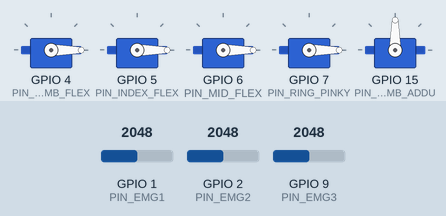
This sketch was run on a simulated ESP32-S3. On the bench: 5 × servo. Inputs (shaded band) come from the test bench; at power-on: GPIO 1 (PIN_EMG1) = 2048, GPIO 2 (PIN_EMG2) = 2048, GPIO 9 (PIN_EMG3) = 2048 (analog values on the 0–4095 scale). WiFi joins after 1.5 s; servers stay silent unless stated; what the sketch prints to the serial monitor is not drawn.

Above: at 5.7 s.
5.8 s: GPIO 1 (PIN_EMG1) set to 2866
At 6.6 s:
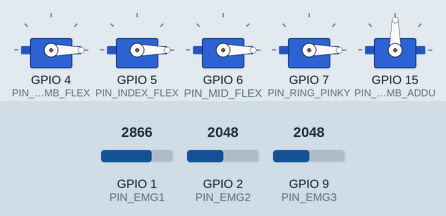
7.8 s: GPIO 2 (PIN_EMG2) set to 2866
At 9.1 s:
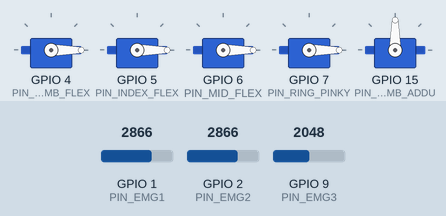
9.4 s: GPIO 9 (PIN_EMG3) set to 2866
At 10.5 s:
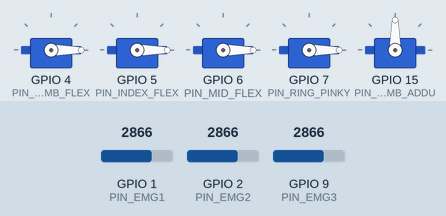
Timing chart, 0 to 12.0 s (numbered marks = the images above; inputs shaded):
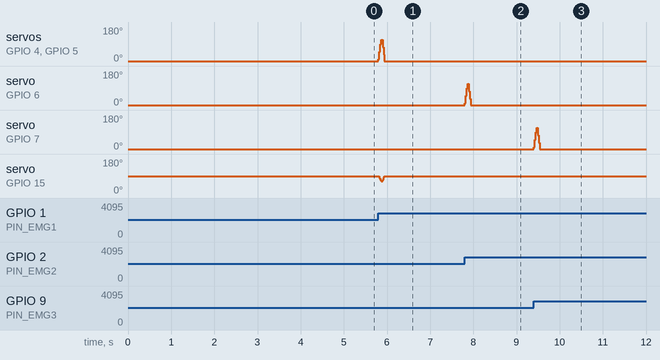

The sketch:

Servo_Test.ino
```cpp
#include <WiFi.h>
#include <WebSocketsClient.h>
#include <ArduinoJson.h>
#include <ESP32Servo.h>

const char* WIFI_SSID = "marketing-informatica";
const char* WIFI_PASS = "Informark2026@";
const char* WS_HOST   = "192.168.0.17";
const int   WS_PORT   = 3000;
const char* WS_PATH   = "/_ws";

// ── ADC ────────────────────────────────────────────────────────────────────
#define ADC_MID        2048

// ── Filtro paso-banda (HPF 20 Hz → rectificación → LPF envolvente 5 Hz)
// dt = 4 ms, fc_high = 20 Hz → alpha_h = RC/(RC+dt), RC = 1/(2π·20) = 0.007958
#define HPF_ALPHA      0.6655f
// fc_env = 5 Hz → alpha_e = dt/(RC+dt), RC = 1/(2π·5) = 0.03183
#define ENV_ALPHA      0.112f

// ── Calibración MVC ──────────────────────────────────────────────────────
#define MVC_CAL_MS     5000
#define MVC_FALLBACK   150.0f

// ── Control proporcional ─────────────────────────────────────────────────
#define DEAD_ZONE_PCT  0.15f      // zona muerta = 15% del umbral
#define SLEW_MAX       8          // max cambio de ángulo por ciclo (4 ms) → ≤ 2000°/s

// ── Temporización ────────────────────────────────────────────────────────
#define SEND_MS        4          // 250 Hz osciloscópio
#define SERVO_SEND_MS  20         // 50 Hz servo_update al browser
#define MIN_PULSE_MS   50
#define MAX_PULSE_MS   600
#define DOUBLE_WIN_MS  500

// ── Pines EMG (3 canales) ────────────────────────────────────────────────
#define PIN_EMG1   1   // CH1 → pulgar + índice
#define PIN_EMG2   2   // CH2 → dedo medio
#define PIN_EMG3   9   // CH3 → anular + meñique

struct Channel {
  uint8_t       pin;
  float         hpf_x;      // HPF: entrada anterior
  float         hpf_y;      // HPF: salida anterior
  float         env;         // envolvente post-rectificación
  int           angle;       // ángulo actual del servo (con slew rate)
  bool          active;
  unsigned long pulseStart;
  unsigned long lastFall;
  bool          waitDouble;
};

Channel ch[3] = {
  { PIN_EMG1, 0, 0, 0, 0, false, 0, 0, false },
  { PIN_EMG2, 0, 0, 0, 0, false, 0, 0, false },
  { PIN_EMG3, 0, 0, 0, 0, false, 0, 0, false },
};

float chThreshold[3] = { MVC_FALLBACK, MVC_FALLBACK, MVC_FALLBACK };
float mvcMax[3]      = { 0, 0, 0 };

bool          calibrating = true;
unsigned long calStart    = 0;

// ── Servos ────────────────────────────────────────────────────────────────
#define PIN_THUMB_FLEX  4
#define PIN_INDEX_FLEX  5
#define PIN_MID_FLEX    6
#define PIN_RING_PINKY  7
#define PIN_THUMB_ADDU  15

Servo sThumbFlex, sIndexFlex, sMidFlex, sRingPinky, sThumbAddu;

struct Pose {
  int thumbFlex  = 0;
  int indexFlex  = 0;
  int midFlex    = 0;
  int ringPinky  = 0;
  int thumbAddu  = 90;
} pose;

// ── WebSocket ──────────────────────────────────────────────────────────────
WebSocketsClient ws;
bool wsConnected = false;

#define MANUAL_LOCK_MS 3000
unsigned long manualUntil = 0;

// ── Declaraciones anticipadas ──────────────────────────────────────────────
void applyPose();
void setGesture(const char* code);
void processChannel(int i, unsigned long now);
void onPulse(int i, int count);
void notifyGesture(const char* code, int chNum, int pulses);
void onWsEvent(WStype_t type, uint8_t* payload, size_t length);

// ─────────────────────────────────────────────────────────────────────────
void setup() {
  Serial.begin(115200);
  analogReadResolution(12);

  sThumbFlex.attach(PIN_THUMB_FLEX,  500, 2400);
  sIndexFlex.attach(PIN_INDEX_FLEX,  500, 2400);
  sMidFlex.attach(PIN_MID_FLEX,      500, 2400);
  sRingPinky.attach(PIN_RING_PINKY,  500, 2400);
  sThumbAddu.attach(PIN_THUMB_ADDU,  500, 2400);
  applyPose();

  calStart = millis();
  Serial.println("[CAL] Calibración MVC — aprieta los músculos al máximo durante 5 s...");

  WiFi.begin(WIFI_SSID, WIFI_PASS);
  Serial.print("Conectando WiFi");
  uint8_t tries = 0;
  while (WiFi.status() != WL_CONNECTED && tries++ < 20) {
    delay(500); Serial.print('.');
  }
  if (WiFi.status() == WL_CONNECTED) {
    Serial.printf("\nWiFi OK: %s\n", WiFi.localIP().toString().c_str());
    ws.begin(WS_HOST, WS_PORT, WS_PATH);
    ws.onEvent(onWsEvent);
    ws.setReconnectInterval(3000);
  } else {
    Serial.println("\nWiFi falló — modo standalone");
  }
}

void loop() {
  ws.loop();
  unsigned long now = millis();

  // ── 1. Lectura + filtro paso-banda por canal ──────────────────────────
  for (int i = 0; i < 3; i++) {
    int raw = analogRead(ch[i].pin);
    float x = (float)(raw - ADC_MID);

    // HPF 20 Hz: elimina DC y drift lento
    float hpf = HPF_ALPHA * (ch[i].hpf_y + x - ch[i].hpf_x);
    ch[i].hpf_x = x;
    ch[i].hpf_y = hpf;

    // Rectificación onda completa + LPF 5 Hz para envolvente
    float rect = fabsf(hpf);
    ch[i].env += ENV_ALPHA * (rect - ch[i].env);
  }

  // ── 2. Calibración MVC (5 segundos al arrancar) ───────────────────────
  if (calibrating) {
    unsigned long elapsed = now - calStart;
    if (elapsed < MVC_CAL_MS) {
      for (int i = 0; i < 3; i++) {
        if (ch[i].env > mvcMax[i]) mvcMax[i] = ch[i].env;
      }
      static unsigned long lastCalNotify = 0;
      if (wsConnected && now - lastCalNotify >= 500) {
        lastCalNotify = now;
        int secsLeft = (int)((MVC_CAL_MS - elapsed) / 1000) + 1;
        char buf[128];
        snprintf(buf, sizeof(buf),
          "{\"type\":\"cal_status\",\"secsLeft\":%d,\"mvc\":[%.1f,%.1f,%.1f]}",
          secsLeft, mvcMax[0], mvcMax[1], mvcMax[2]);
        ws.sendTXT(buf);
      }
    } else {
      calibrating = false;
      for (int i = 0; i < 3; i++) {
        if (mvcMax[i] < 30.0f) mvcMax[i] = MVC_FALLBACK;
        chThreshold[i] = mvcMax[i] * 0.40f;
      }
      Serial.printf("[CAL] Completa! MVC=[%.1f,%.1f,%.1f] THR=[%.1f,%.1f,%.1f]\n",
        mvcMax[0], mvcMax[1], mvcMax[2],
        chThreshold[0], chThreshold[1], chThreshold[2]);
      if (wsConnected) {
        char buf[192];
        snprintf(buf, sizeof(buf),
          "{\"type\":\"cal_complete\",\"mvc\":[%.1f,%.1f,%.1f],\"thr\":[%.1f,%.1f,%.1f]}",
          mvcMax[0], mvcMax[1], mvcMax[2],
          chThreshold[0], chThreshold[1], chThreshold[2]);
        ws.sendTXT(buf);
      }
    }
  }

  // ── 3. Control proporcional: dead zone + slew rate ────────────────────
  if (millis() >= manualUntil) {
    for (int i = 0; i < 3; i++) {
      float env      = ch[i].env;
      float thr      = chThreshold[i];
      float deadZone = thr * DEAD_ZONE_PCT;

      int target;
      if (env <= deadZone) {
        target = 0;
      } else {
        float ratio = (env - deadZone) / (thr - deadZone);
        if (ratio > 1.0f) ratio = 1.0f;
        target = (int)(ratio * 170.0f);
      }

      int delta = target - ch[i].angle;
      if (delta >  SLEW_MAX) delta =  SLEW_MAX;
      if (delta < -SLEW_MAX) delta = -SLEW_MAX;
      ch[i].angle += delta;
    }

    // CH1 → pulgar + índice | CH2 → medio | CH3 → anular + meñique
    pose.thumbFlex  = ch[0].angle;
    pose.indexFlex  = ch[0].angle;
    pose.midFlex    = ch[1].angle;
    pose.ringPinky  = ch[2].angle;
    // Aducción del pulgar: aumenta al pellizcar (CH1)
    pose.thumbAddu  = 90 - (int)(ch[0].angle / 170.0f * 45.0f);
    applyPose();
  }

  // ── 4. Detección de pulsos (para panel de gesto en browser) ──────────
  if (!calibrating) {
    for (int i = 0; i < 3; i++) processChannel(i, now);
  }

  // ── 5. servo_update al browser a 50 Hz ───────────────────────────────
  static unsigned long lastServoSend = 0;
  if (wsConnected && now - lastServoSend >= SERVO_SEND_MS) {
    lastServoSend = now;
    char buf[192];
    snprintf(buf, sizeof(buf),
      "{\"type\":\"servo_update\",\"thumbFlex\":%d,\"indexFlex\":%d,\"midFlex\":%d,\"ringPinky\":%d,\"thumbAddu\":%d}",
      pose.thumbFlex, pose.indexFlex, pose.midFlex, pose.ringPinky, pose.thumbAddu);
    ws.sendTXT(buf);
  }

  // ── 6. ecg_data al osciloscópio a 250 Hz ─────────────────────────────
  static unsigned long lastSend = 0;
  if (wsConnected && now - lastSend >= SEND_MS) {
    lastSend = now;
    char buf[128];
    snprintf(buf, sizeof(buf),
      "{\"type\":\"ecg_data\",\"t\":%lu,\"ch\":[%.1f,%.1f,%.1f]}",
      now, ch[0].env, ch[1].env, ch[2].env);
    ws.sendTXT(buf);
  }

  delay(4);
}

// ── Detección de pulsos ────────────────────────────────────────────────────
void processChannel(int i, unsigned long now) {
  float thr  = chThreshold[i];
  float fall = thr * 0.55f;

  if (!ch[i].active && ch[i].env >= thr) {
    ch[i].active     = true;
    ch[i].pulseStart = now;
  }

  if (ch[i].active && ch[i].env < fall) {
    ch[i].active = false;
    unsigned long dur = now - ch[i].pulseStart;

    if (dur >= MIN_PULSE_MS && dur <= MAX_PULSE_MS) {
      if (ch[i].waitDouble && (now - ch[i].lastFall) < DOUBLE_WIN_MS) {
        ch[i].waitDouble = false;
        onPulse(i, 2);
      } else {
        ch[i].waitDouble = true;
      }
      ch[i].lastFall = now;
    }
  }

  if (ch[i].waitDouble && (now - ch[i].lastFall) >= DOUBLE_WIN_MS) {
    ch[i].waitDouble = false;
    onPulse(i, 1);
  }
}

void onPulse(int i, int count) {
  if (millis() < manualUntil) return;
  Serial.printf("[EMG] CH%d x%d\n", i + 1, count);

  const char* code = nullptr;
  if      (i == 0) code = (count == 1) ? "HAND_CLOSE"       : "FINE_PINCH";
  else if (i == 1) code = (count == 1) ? "HAND_OPEN"        : "CYLINDRICAL_GRIP";
  else if (i == 2) code = (count == 1) ? "PRONATION"        : "SUPINATION";

  if (code) notifyGesture(code, i + 1, count);
}

void notifyGesture(const char* code, int chNum, int pulses) {
  if (!wsConnected) return;
  char buf[128];
  snprintf(buf, sizeof(buf),
    "{\"type\":\"gesture_detected\",\"gesture\":\"%s\",\"ch\":%d,\"pulses\":%d}",
    code, chNum, pulses);
  ws.sendTXT(buf);
}

// ── Poses fijas (solo para comandos manuales desde la web) ───────────────
void setGesture(const char* code) {
  if      (strcmp(code, "HAND_OPEN")        == 0) pose = {0,   0,   0,   0,   90};
  else if (strcmp(code, "HAND_CLOSE")       == 0) pose = {170, 170, 170, 170, 90};
  else if (strcmp(code, "FINE_PINCH")       == 0) pose = {155, 155, 0,   0,   45};
  else if (strcmp(code, "CYLINDRICAL_GRIP") == 0) pose = {145, 155, 150, 160, 90};
  else if (strcmp(code, "WRIST_FLEX")       == 0) pose = {0,   0,   0,   0,   90};
  else if (strcmp(code, "WRIST_EXT")        == 0) pose = {0,   0,   0,   0,   90};
  else if (strcmp(code, "PRONATION")        == 0) pose = {0,   0,   0,   0,   90};
  else if (strcmp(code, "SUPINATION")       == 0) pose = {0,   0,   0,   0,   90};
  else return;
  applyPose();
  Serial.printf("[GESTO] %s\n", code);
}

void applyPose() {
  sThumbFlex.write(pose.thumbFlex);
  sIndexFlex.write(pose.indexFlex);
  sMidFlex.write(pose.midFlex);
  sRingPinky.write(pose.ringPinky);
  sThumbAddu.write(pose.thumbAddu);
}

// ── Eventos WebSocket ─────────────────────────────────────────────────────
void onWsEvent(WStype_t type, uint8_t* payload, size_t length) {
  switch (type) {
    case WStype_CONNECTED:
      wsConnected = true;
      ws.sendTXT("{\"type\":\"device_connect\",\"device\":\"esp32-s3\",\"channels\":3}");
      Serial.println("[WS] Conectado al servidor");
      // Si ya calibramos, informar estado al nuevo browser
      if (!calibrating) {
        char buf[192];
        snprintf(buf, sizeof(buf),
          "{\"type\":\"cal_complete\",\"mvc\":[%.1f,%.1f,%.1f],\"thr\":[%.1f,%.1f,%.1f]}",
          mvcMax[0], mvcMax[1], mvcMax[2],
          chThreshold[0], chThreshold[1], chThreshold[2]);
        ws.sendTXT(buf);
      }
      break;

    case WStype_DISCONNECTED:
      wsConnected = false;
      Serial.println("[WS] Desconectado");
      break;

    case WStype_TEXT: {
      JsonDocument doc;
      if (deserializeJson(doc, payload, length)) break;
      const char* t = doc["type"];
      if (!t) break;

      if (strcmp(t, "command") == 0) {
        const char* g = doc["gesture"];
        if (g) { setGesture(g); manualUntil = millis() + MANUAL_LOCK_MS; }

      } else if (strcmp(t, "stop") == 0) {
        setGesture("HAND_OPEN");
        manualUntil = millis() + MANUAL_LOCK_MS;

      } else if (strcmp(t, "set_threshold") == 0) {
        if (doc["value"].is<float>()) {
          float val = doc["value"].as<float>();
          for (int i = 0; i < 3; i++) chThreshold[i] = val;
          Serial.printf("[CAL] Threshold manual = %.1f\n", val);
        }

      } else if (strcmp(t, "recalibrate") == 0) {
        for (int i = 0; i < 3; i++) { mvcMax[i] = 0; ch[i].angle = 0; }
        calibrating = true;
        calStart    = millis();
        Serial.println("[CAL] Re-calibración iniciada");
      }
      break;
    }

    default: break;
  }
}
```

Measured:
- after the input at 5.8 s, servo on GPIO 4 (PIN_THUMB_FLEX), servo on GPIO 5 (PIN_INDEX_FLEX): rises from 0° to 112° in 0.07 s, then falls to 0° in 0.07 s
- after the input at 7.8 s, servo on GPIO 6 (PIN_MID_FLEX): rises from 0° to 112° in 0.07 s, then falls to 0° in 0.07 s
- after the input at 9.4 s, servo on GPIO 7 (PIN_RING_PINKY): rises from 0° to 112° in 0.07 s, then falls to 0° in 0.07 s
